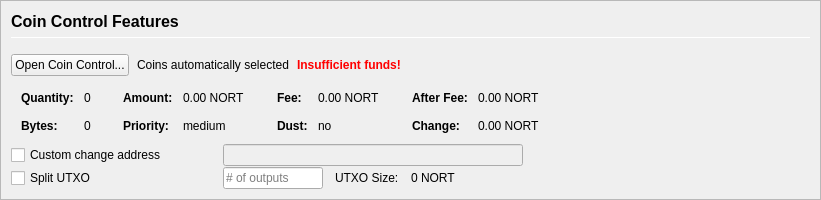
         <widget class="QFrame" name="frameCoinControl">
          <property name="sizePolicy">
           <sizepolicy hsizetype="Expanding" vsizetype="Expanding">
            <horstretch>0</horstretch>
            <verstretch>0</verstretch>
           </sizepolicy>
          </property>
          <property name="maximumSize">
           <size>
            <width>16777215</width>
            <height>16777215</height>
           </size>
          </property>
          <property name="frameShape">
           <enum>QFrame::StyledPanel</enum>
          </property>
          <property name="frameShadow">
           <enum>QFrame::Sunken</enum>
          </property>
          <layout class="QVBoxLayout" name="verticalLayoutCoinControl2">
           <property name="spacing">
            <number>0</number>
           </property>
           <property name="leftMargin">
            <number>0</number>
           </property>
           <property name="topMargin">
            <number>0</number>
           </property>
           <property name="rightMargin">
            <number>0</number>
           </property>
           <property name="bottomMargin">
            <number>0</number>
           </property>
           <item>
            <widget class="QFrame" name="frameCoinControl_BG">
             <layout class="QVBoxLayout" name="verticalLayoutCoinControl" stretch="0,0,0,0,0,0">
              <property name="spacing">
               <number>1</number>
              </property>
              <property name="leftMargin">
               <number>10</number>
              </property>
              <property name="topMargin">
               <number>10</number>
              </property>
              <item>
               <layout class="QHBoxLayout" name="horizontalLayoutCoinControl1">
                <property name="bottomMargin">
                 <number>15</number>
                </property>
                <item>
                 <layout class="QVBoxLayout" name="verticalLayout_3">
                  <property name="spacing">
                   <number>6</number>
                  </property>
                  <item>
                   <widget class="QLabel" name="labelCoinControlFeatures">
                    <property name="sizePolicy">
                     <sizepolicy hsizetype="Preferred" vsizetype="Maximum">
                      <horstretch>0</horstretch>
                      <verstretch>0</verstretch>
                     </sizepolicy>
                    </property>
                    <property name="minimumSize">
                     <size>
                      <width>0</width>
                      <height>20</height>
                     </size>
                    </property>
                    <property name="font">
                     <font>
                      <pointsize>12</pointsize>
                      <weight>75</weight>
                      <bold>true</bold>
                     </font>
                    </property>
                    <property name="styleSheet">
                     <string notr="true">font-weight:bold;</string>
                    </property>
                    <property name="text">
                     <string>Coin Control Features</string>
                    </property>
                   </widget>
                  </item>
                  <item>
                   <widget class="Line" name="line">
                    <property name="minimumSize">
                     <size>
                      <width>0</width>
                      <height>1</height>
                     </size>
                    </property>
                    <property name="maximumSize">
                     <size>
                      <width>16777215</width>
                      <height>1</height>
                     </size>
                    </property>
                    <property name="orientation">
                     <enum>Qt::Horizontal</enum>
                    </property>
                   </widget>
                  </item>
                 </layout>
                </item>
               </layout>
              </item>
              <item>
               <layout class="QHBoxLayout" name="horizontalLayoutCoinControl2" stretch="0,0,0,0">
                <property name="spacing">
                 <number>8</number>
                </property>
                <property name="bottomMargin">
                 <number>10</number>
                </property>
                <item>
                 <widget class="QPushButton" name="pushButtonCoinControl">
                  <property name="styleSheet">
                   <string notr="true"/>
                  </property>
                  <property name="text">
                   <string>Open Coin Control...</string>
                  </property>
                  <property name="autoDefault">
                   <bool>false</bool>
                  </property>
                 </widget>
                </item>
                <item>
                 <widget class="QLabel" name="labelCoinControlAutomaticallySelected">
                  <property name="text">
                   <string>Coins automatically selected</string>
                  </property>
                  <property name="margin">
                   <number>5</number>
                  </property>
                 </widget>
                </item>
                <item>
                 <widget class="QLabel" name="labelCoinControlInsuffFunds">
                  <property name="font">
                   <font>
                    <weight>75</weight>
                    <bold>true</bold>
                   </font>
                  </property>
                  <property name="styleSheet">
                   <string notr="true">color:red;font-weight:bold;</string>
                  </property>
                  <property name="text">
                   <string>Insufficient funds!</string>
                  </property>
                  <property name="margin">
                   <number>5</number>
                  </property>
                 </widget>
                </item>
                <item>
                 <spacer name="horizontalSpacerCoinControl">
                  <property name="orientation">
                   <enum>Qt::Horizontal</enum>
                  </property>
                  <property name="sizeHint" stdset="0">
                   <size>
                    <width>40</width>
                    <height>1</height>
                   </size>
                  </property>
                 </spacer>
                </item>
               </layout>
              </item>
              <item>
               <widget class="QWidget" name="widgetCoinControl" native="true">
                <property name="sizePolicy">
                 <sizepolicy hsizetype="Preferred" vsizetype="Preferred">
                  <horstretch>0</horstretch>
                  <verstretch>0</verstretch>
                 </sizepolicy>
                </property>
                <property name="minimumSize">
                 <size>
                  <width>0</width>
                  <height>0</height>
                 </size>
                </property>
                <property name="styleSheet">
                 <string notr="true"/>
                </property>
                <layout class="QHBoxLayout" name="horizontalLayoutCoinControl5">
                 <property name="leftMargin">
                  <number>0</number>
                 </property>
                 <property name="topMargin">
                  <number>0</number>
                 </property>
                 <property name="rightMargin">
                  <number>0</number>
                 </property>
                 <property name="bottomMargin">
                  <number>0</number>
                 </property>
                 <item>
                  <layout class="QHBoxLayout" name="horizontalLayoutCoinControl3" stretch="0,0,0,1">
                   <property name="spacing">
                    <number>20</number>
                   </property>
                   <property name="topMargin">
                    <number>0</number>
                   </property>
                   <property name="bottomMargin">
                    <number>10</number>
                   </property>
                   <item>
                    <layout class="QFormLayout" name="formLayoutCoinControl1">
                     <property name="horizontalSpacing">
                      <number>10</number>
                     </property>
                     <property name="verticalSpacing">
                      <number>14</number>
                     </property>
                     <property name="leftMargin">
                      <number>10</number>
                     </property>
                     <property name="topMargin">
                      <number>4</number>
                     </property>
                     <property name="rightMargin">
                      <number>6</number>
                     </property>
                     <item row="0" column="0">
                      <widget class="QLabel" name="labelCoinControlQuantityText">
                       <property name="font">
                        <font>
                         <weight>75</weight>
                         <bold>true</bold>
                        </font>
                       </property>
                       <property name="text">
                        <string>Quantity:</string>
                       </property>
                       <property name="margin">
                        <number>0</number>
                       </property>
                      </widget>
                     </item>
                     <item row="0" column="1">
                      <widget class="QLabel" name="labelCoinControlQuantity">
                       <property name="cursor">
                        <cursorShape>IBeamCursor</cursorShape>
                       </property>
                       <property name="contextMenuPolicy">
                        <enum>Qt::ActionsContextMenu</enum>
                       </property>
                       <property name="text">
                        <string notr="true">0</string>
                       </property>
                       <property name="margin">
                        <number>0</number>
                       </property>
                       <property name="textInteractionFlags">
                        <set>Qt::LinksAccessibleByMouse|Qt::TextSelectableByKeyboard|Qt::TextSelectableByMouse</set>
                       </property>
                      </widget>
                     </item>
                     <item row="1" column="0">
                      <widget class="QLabel" name="labelCoinControlBytesText">
                       <property name="font">
                        <font>
                         <weight>75</weight>
                         <bold>true</bold>
                        </font>
                       </property>
                       <property name="text">
                        <string>Bytes:</string>
                       </property>
                      </widget>
                     </item>
                     <item row="1" column="1">
                      <widget class="QLabel" name="labelCoinControlBytes">
                       <property name="cursor">
                        <cursorShape>IBeamCursor</cursorShape>
                       </property>
                       <property name="contextMenuPolicy">
                        <enum>Qt::ActionsContextMenu</enum>
                       </property>
                       <property name="text">
                        <string notr="true">0</string>
                       </property>
                       <property name="textInteractionFlags">
                        <set>Qt::LinksAccessibleByMouse|Qt::TextSelectableByKeyboard|Qt::TextSelectableByMouse</set>
                       </property>
                      </widget>
                     </item>
                    </layout>
                   </item>
                   <item>
                    <layout class="QFormLayout" name="formLayoutCoinControl2">
                     <property name="horizontalSpacing">
                      <number>10</number>
                     </property>
                     <property name="verticalSpacing">
                      <number>14</number>
                     </property>
                     <property name="leftMargin">
                      <number>6</number>
                     </property>
                     <property name="topMargin">
                      <number>4</number>
                     </property>
                     <property name="rightMargin">
                      <number>6</number>
                     </property>
                     <item row="0" column="0">
                      <widget class="QLabel" name="labelCoinControlAmountText">
                       <property name="font">
                        <font>
                         <weight>75</weight>
                         <bold>true</bold>
                        </font>
                       </property>
                       <property name="text">
                        <string>Amount:</string>
                       </property>
                       <property name="margin">
                        <number>0</number>
                       </property>
                      </widget>
                     </item>
                     <item row="0" column="1">
                      <widget class="QLabel" name="labelCoinControlAmount">
                       <property name="cursor">
                        <cursorShape>IBeamCursor</cursorShape>
                       </property>
                       <property name="contextMenuPolicy">
                        <enum>Qt::ActionsContextMenu</enum>
                       </property>
                       <property name="text">
                        <string notr="true">0.00 NORT</string>
                       </property>
                       <property name="textInteractionFlags">
                        <set>Qt::LinksAccessibleByMouse|Qt::TextSelectableByKeyboard|Qt::TextSelectableByMouse</set>
                       </property>
                      </widget>
                     </item>
                     <item row="1" column="0">
                      <widget class="QLabel" name="labelCoinControlPriorityText">
                       <property name="font">
                        <font>
                         <weight>75</weight>
                         <bold>true</bold>
                        </font>
                       </property>
                       <property name="text">
                        <string>Priority:</string>
                       </property>
                      </widget>
                     </item>
                     <item row="1" column="1">
                      <widget class="QLabel" name="labelCoinControlPriority">
                       <property name="cursor">
                        <cursorShape>IBeamCursor</cursorShape>
                       </property>
                       <property name="contextMenuPolicy">
                        <enum>Qt::ActionsContextMenu</enum>
                       </property>
                       <property name="text">
                        <string>medium</string>
                       </property>
                       <property name="textInteractionFlags">
                        <set>Qt::LinksAccessibleByMouse|Qt::TextSelectableByKeyboard|Qt::TextSelectableByMouse</set>
                       </property>
                      </widget>
                     </item>
                    </layout>
                   </item>
                   <item>
                    <layout class="QFormLayout" name="formLayoutCoinControl3">
                     <property name="horizontalSpacing">
                      <number>10</number>
                     </property>
                     <property name="verticalSpacing">
                      <number>14</number>
                     </property>
                     <property name="leftMargin">
                      <number>6</number>
                     </property>
                     <property name="topMargin">
                      <number>4</number>
                     </property>
                     <property name="rightMargin">
                      <number>6</number>
                     </property>
                     <item row="0" column="0">
                      <widget class="QLabel" name="labelCoinControlFeeText">
                       <property name="font">
                        <font>
                         <weight>75</weight>
                         <bold>true</bold>
                        </font>
                       </property>
                       <property name="text">
                        <string>Fee:</string>
                       </property>
                       <property name="margin">
                        <number>0</number>
                       </property>
                      </widget>
                     </item>
                     <item row="0" column="1">
                      <widget class="QLabel" name="labelCoinControlFee">
                       <property name="cursor">
                        <cursorShape>IBeamCursor</cursorShape>
                       </property>
                       <property name="contextMenuPolicy">
                        <enum>Qt::ActionsContextMenu</enum>
                       </property>
                       <property name="text">
                        <string notr="true">0.00 NORT</string>
                       </property>
                       <property name="textInteractionFlags">
                        <set>Qt::LinksAccessibleByMouse|Qt::TextSelectableByKeyboard|Qt::TextSelectableByMouse</set>
                       </property>
                      </widget>
                     </item>
                     <item row="1" column="0">
                      <widget class="QLabel" name="labelCoinControlLowOutputText">
                       <property name="font">
                        <font>
                         <weight>75</weight>
                         <bold>true</bold>
                        </font>
                       </property>
                       <property name="text">
                        <string>Dust:</string>
                       </property>
                      </widget>
                     </item>
                     <item row="1" column="1">
                      <widget class="QLabel" name="labelCoinControlLowOutput">
                       <property name="cursor">
                        <cursorShape>IBeamCursor</cursorShape>
                       </property>
                       <property name="contextMenuPolicy">
                        <enum>Qt::ActionsContextMenu</enum>
                       </property>
                       <property name="text">
                        <string>no</string>
                       </property>
                       <property name="textInteractionFlags">
                        <set>Qt::LinksAccessibleByMouse|Qt::TextSelectableByKeyboard|Qt::TextSelectableByMouse</set>
                       </property>
                      </widget>
                     </item>
                    </layout>
                   </item>
                   <item>
                    <layout class="QFormLayout" name="formLayoutCoinControl4">
                     <property name="horizontalSpacing">
                      <number>10</number>
                     </property>
                     <property name="verticalSpacing">
                      <number>14</number>
                     </property>
                     <property name="leftMargin">
                      <number>6</number>
                     </property>
                     <property name="topMargin">
                      <number>4</number>
                     </property>
                     <property name="rightMargin">
                      <number>6</number>
                     </property>
                     <item row="0" column="0">
                      <widget class="QLabel" name="labelCoinControlAfterFeeText">
                       <property name="font">
                        <font>
                         <weight>75</weight>
                         <bold>true</bold>
                        </font>
                       </property>
                       <property name="text">
                        <string>After Fee:</string>
                       </property>
                       <property name="margin">
                        <number>0</number>
                       </property>
                      </widget>
                     </item>
                     <item row="0" column="1">
                      <widget class="QLabel" name="labelCoinControlAfterFee">
                       <property name="cursor">
                        <cursorShape>IBeamCursor</cursorShape>
                       </property>
                       <property name="contextMenuPolicy">
                        <enum>Qt::ActionsContextMenu</enum>
                       </property>
                       <property name="text">
                        <string notr="true">0.00 NORT</string>
                       </property>
                       <property name="textInteractionFlags">
                        <set>Qt::LinksAccessibleByMouse|Qt::TextSelectableByKeyboard|Qt::TextSelectableByMouse</set>
                       </property>
                      </widget>
                     </item>
                     <item row="1" column="0">
                      <widget class="QLabel" name="labelCoinControlChangeText">
                       <property name="font">
                        <font>
                         <weight>75</weight>
                         <bold>true</bold>
                        </font>
                       </property>
                       <property name="text">
                        <string>Change:</string>
                       </property>
                      </widget>
                     </item>
                     <item row="1" column="1">
                      <widget class="QLabel" name="labelCoinControlChange">
                       <property name="cursor">
                        <cursorShape>IBeamCursor</cursorShape>
                       </property>
                       <property name="contextMenuPolicy">
                        <enum>Qt::ActionsContextMenu</enum>
                       </property>
                       <property name="text">
                        <string notr="true">0.00 NORT</string>
                       </property>
                       <property name="textInteractionFlags">
                        <set>Qt::LinksAccessibleByMouse|Qt::TextSelectableByKeyboard|Qt::TextSelectableByMouse</set>
                       </property>
                      </widget>
                     </item>
                    </layout>
                   </item>
                  </layout>
                 </item>
                </layout>
               </widget>
              </item>
              <item>
               <layout class="QHBoxLayout" name="horizontalLayoutCoinControl4">
                <property name="spacing">
                 <number>12</number>
                </property>
                <property name="sizeConstraint">
                 <enum>QLayout::SetDefaultConstraint</enum>
                </property>
                <property name="topMargin">
                 <number>0</number>
                </property>
                <property name="rightMargin">
                 <number>0</number>
                </property>
                <item>
                 <widget class="QCheckBox" name="checkBoxCoinControlChange">
                  <property name="sizePolicy">
                   <sizepolicy hsizetype="Preferred" vsizetype="Preferred">
                    <horstretch>0</horstretch>
                    <verstretch>0</verstretch>
                   </sizepolicy>
                  </property>
                  <property name="minimumSize">
                   <size>
                    <width>200</width>
                    <height>0</height>
                   </size>
                  </property>
                  <property name="maximumSize">
                   <size>
                    <width>200</width>
                    <height>16777215</height>
                   </size>
                  </property>
                  <property name="toolTip">
                   <string>If this is activated, but the change address is empty or invalid, change will be sent to a newly generated address.</string>
                  </property>
                  <property name="text">
                   <string>Custom change address</string>
                  </property>
                 </widget>
                </item>
                <item>
                 <widget class="QValidatedLineEdit" name="lineEditCoinControlChange">
                  <property name="enabled">
                   <bool>false</bool>
                  </property>
                  <property name="sizePolicy">
                   <sizepolicy hsizetype="Preferred" vsizetype="Preferred">
                    <horstretch>0</horstretch>
                    <verstretch>0</verstretch>
                   </sizepolicy>
                  </property>
                  <property name="minimumSize">
                   <size>
                    <width>300</width>
                    <height>0</height>
                   </size>
                  </property>
                 </widget>
                </item>
                <item>
                 <widget class="QLabel" name="labelCoinControlChangeLabel">
                  <property name="sizePolicy">
                   <sizepolicy hsizetype="Preferred" vsizetype="Preferred">
                    <horstretch>0</horstretch>
                    <verstretch>0</verstretch>
                   </sizepolicy>
                  </property>
                  <property name="minimumSize">
                   <size>
                    <width>100</width>
                    <height>0</height>
                   </size>
                  </property>
                  <property name="text">
                   <string/>
                  </property>
                  <property name="margin">
                   <number>3</number>
                  </property>
                 </widget>
                </item>
               </layout>
              </item>
              <item>
               <layout class="QHBoxLayout" name="horizontalLayoutCoinControl6">
                <property name="spacing">
                 <number>12</number>
                </property>
                <property name="rightMargin">
                 <number>0</number>
                </property>
                <item>
                 <widget class="QCheckBox" name="splitBlockCheckBox">
                  <property name="sizePolicy">
                   <sizepolicy hsizetype="Preferred" vsizetype="Preferred">
                    <horstretch>0</horstretch>
                    <verstretch>0</verstretch>
                   </sizepolicy>
                  </property>
                  <property name="minimumSize">
                   <size>
                    <width>200</width>
                    <height>0</height>
                   </size>
                  </property>
                  <property name="maximumSize">
                   <size>
                    <width>200</width>
                    <height>16777215</height>
                   </size>
                  </property>
                  <property name="text">
                   <string>Split UTXO</string>
                  </property>
                 </widget>
                </item>
                <item>
                 <widget class="QLineEdit" name="splitBlockLineEdit">
                  <property name="sizePolicy">
                   <sizepolicy hsizetype="Preferred" vsizetype="Preferred">
                    <horstretch>50</horstretch>
                    <verstretch>0</verstretch>
                   </sizepolicy>
                  </property>
                  <property name="minimumSize">
                   <size>
                    <width>100</width>
                    <height>0</height>
                   </size>
                  </property>
                  <property name="maximumSize">
                   <size>
                    <width>100</width>
                    <height>16777215</height>
                   </size>
                  </property>
                  <property name="placeholderText">
                   <string># of outputs</string>
                  </property>
                 </widget>
                </item>
                <item>
                 <widget class="QLabel" name="labelBlockSizeText">
                  <property name="text">
                   <string>UTXO Size:</string>
                  </property>
                 </widget>
                </item>
                <item>
                 <widget class="QLabel" name="labelBlockSize">
                  <property name="text">
                   <string>0 NORT</string>
                  </property>
                 </widget>
                </item>
                <item>
                 <spacer name="horizontalSpacer_7">
                  <property name="orientation">
                   <enum>Qt::Horizontal</enum>
                  </property>
                  <property name="sizeHint" stdset="0">
                   <size>
                    <width>40</width>
                    <height>20</height>
                   </size>
                  </property>
                 </spacer>
                </item>
               </layout>
              </item>
              <item>
               <spacer name="verticalSpacerCoinControl">
                <property name="orientation">
                 <enum>Qt::Vertical</enum>
                </property>
                <property name="sizeHint" stdset="0">
                 <size>
                  <width>800</width>
                  <height>1</height>
                 </size>
                </property>
               </spacer>
              </item>
             </layout>
            </widget>
           </item>
          </layout>
         </widget>
